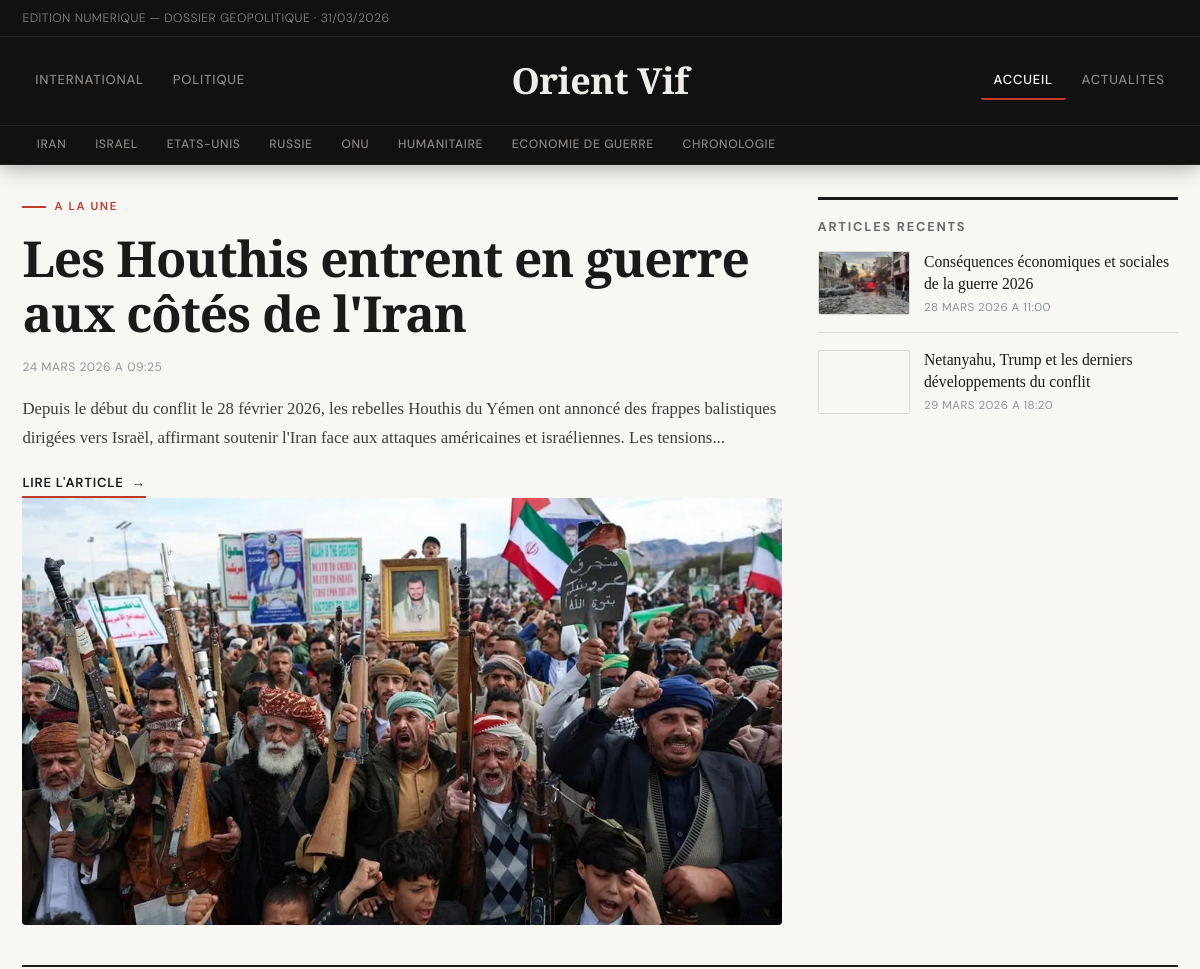
Before: / (upper part) with the older database file.
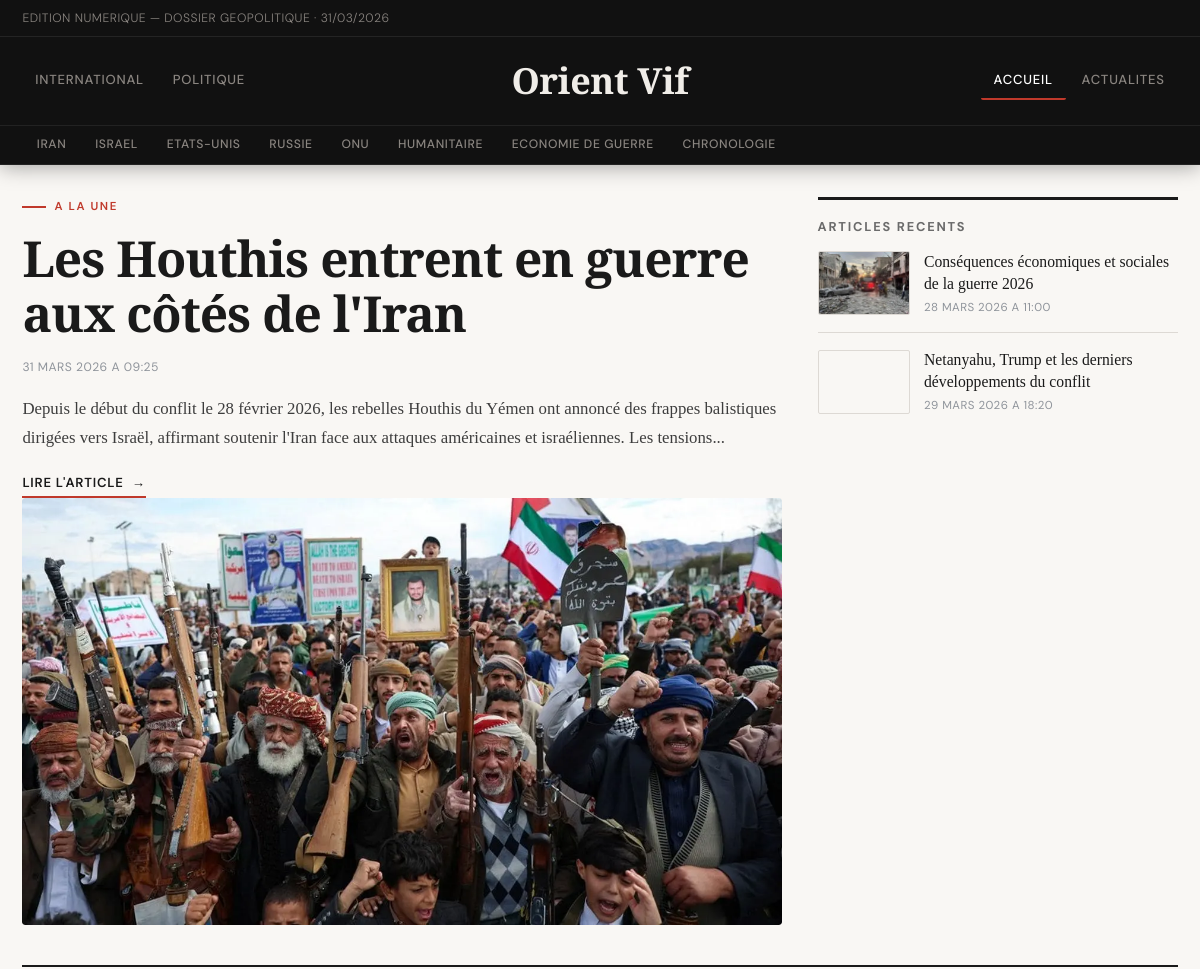
After: the same page with the newer database file.
### tables this page shows
CREATE TABLE article_images (
  id INT UNSIGNED AUTO_INCREMENT PRIMARY KEY,
  article_id INT UNSIGNED NOT NULL,
  image_kind ENUM('main', 'thumb') NOT NULL DEFAULT 'main',
  image_path VARCHAR(255) NOT NULL,
  image_alt VARCHAR(255) DEFAULT NULL,
  sort_order TINYINT UNSIGNED NOT NULL DEFAULT 1,
  created_at TIMESTAMP NOT NULL DEFAULT CURRENT_TIMESTAMP,
  CONSTRAINT fk_article_images_article
    FOREIGN KEY (article_id) REFERENCES articles(id)
    ON DELETE CASCADE,
  UNIQUE KEY uq_article_kind (article_id, image_kind),
  KEY idx_article_images_article_id (article_id)
);

CREATE TABLE articles (
  id INT UNSIGNED AUTO_INCREMENT PRIMARY KEY,
  title VARCHAR(255) NOT NULL,
  slug VARCHAR(255) NOT NULL UNIQUE,
  content TEXT NOT NULL,
  is_published TINYINT(1) NOT NULL DEFAULT 1,
  created_at TIMESTAMP NOT NULL DEFAULT CURRENT_TIMESTAMP,
  updated_at TIMESTAMP NOT NULL DEFAULT CURRENT_TIMESTAMP ON UPDATE CURRENT_TIMESTAMP
);

### src/includes/front_helpers.php (called while the page is built, shortened)
<?php
function h($value)
{
    return htmlspecialchars((string)$value, ENT_QUOTES, 'UTF-8');
}
function front_excerpt($text, $maxLength = 180)
{
    $plain = trim((string)preg_replace('/\s+/', ' ', strip_tags((string)$text)));
    return rtrim(substr($plain, 0, $maxLength - 1)) . '...';
}
function front_article_url($article)
{
    $id = isset($article['id']) ? (int)$article['id'] : 0;
    $page = 1;
    $rubrique = isset($article['rubrique']) ? (int)$article['rubrique'] : 5;
    return '/articles/guerre-iran-article-' . $id . '-' . $page . '-' . $rubrique . '.html';
}
function front_article_alt($article, $fallback = 'actualite guerre iran')
{
    if (!empty($article['image_alt'])) {
        return (string)$article['image_alt'];
    }
    return $fallback;
}
function front_article_thumb_alt($article, $fallback = 'actualite guerre iran')
{
    if (!empty($article['image_thumb_alt'])) {
        return (string)$article['image_thumb_alt'];
    }
    return front_article_alt($article, $fallback);
}
function front_local_image_url($rawPath)
{
    $path = trim((string)$rawPath);
    $normalized = '/' . ltrim($path, '/');
    $fullPath = dirname(__DIR__) . str_replace('/', DIRECTORY_SEPARATOR, $normalized);
    if (is_file($fullPath)) {
        return $normalized;
    }
    return null;
}
function front_build_thumb_path($rawPath)
{
    $path = trim((string)$rawPath);
    $dotPos = strrpos($path, '.');
    $prefix = substr($path, 0, $dotPos);
    $suffix = substr($path, $dotPos);
    return $prefix . '-thumb' . $suffix;
}
function front_article_image_src($article, $width, $height, $fallbackAlt = 'actualite guerre iran')
{
    $local = front_local_image_url(isset($article['image_url']) ? $article['image_url'] : '');
    if ($local !== null) {
        return $local;
    }
    return front_svg_placeholder(front_article_alt($article, $fallbackAlt), $width, $height);
}
function front_article_thumb_src($article, $width, $height, $fallbackAlt = 'actualite guerre iran')
{
    $thumbLocalFromDb = front_local_image_url(isset($article['image_thumb_url']) ? $article['image_thumb_url'] : '');
    if ($thumbLocalFromDb !== null) {
        return $thumbLocalFromDb;
    }
    $thumbPath = front_build_thumb_path(isset($article['image_url']) ? $article['image_url'] : '');
    $thumbLocal = front_local_image_url($thumbPath);
    return front_article_image_src($article, $width, $height, $fallbackAlt);
}
function front_fetch_articles_by_ids($ids)
{
    $cleanIds = array();
    foreach ($ids as $id) {
        $num = (int)$id;
        if ($num > 0) {
            $cleanIds[] = $num;
        }
    }
    $pdo = db();
    $placeholders = implode(',', array_fill(0, count($cleanIds), '?'));
    $rows = array();
    try {
        $sql = "SELECT
                    a.id,
                    a.title,
                    a.slug,
                    a.content,
                    ai_main.image_path AS image_url,
                    COALESCE(ai_thumb.image_path, '') AS image_thumb_url,
                    COALESCE(NULLIF(ai_main.image_alt, ''), a.title) AS image_alt,
                    COALESCE(NULLIF(ai_thumb.image_alt, ''), NULLIF(ai_main.image_alt, ''), a.title) AS image_thumb_alt,
                    a.created_at,
                    a.updated_at
                FROM articles a
                LEFT JOIN article_images ai_main
                    ON ai_main.article_id = a.id AND ai_main.image_kind = 'main'
                LEFT JOIN article_images ai_thumb
                    ON ai_thumb.article_id = a.id AND ai_thumb.image_kind = 'thumb'
                WHERE a.is_published = 1 AND a.id IN (" . $placeholders . ")";
        $stmt = $pdo->prepare($sql);
        $stmt->execute($cleanIds);
        $rows = $stmt->fetchAll(PDO::FETCH_ASSOC);
    } catch (PDOException $exception) {
        try {
            $sql = "SELECT
                        a.id,
                        a.title,
                        a.slug,
                        a.content,
                        ai_main.image_path AS image_url,
                        COALESCE(ai_thumb.image_path, '') AS image_thumb_url,
                        COALESCE(NULLIF(ai_main.image_alt, ''), a.title) AS image_alt,
                        COALESCE(NULLIF(ai_thumb.image_alt, ''), NULLIF(ai_main.image_alt, ''), a.title) AS image_thumb_alt,
                        a.created_at,
                        a.updated_at
                    FROM articles a
                    LEFT JOIN article_images ai_main
                        ON ai_main.article_id = a.id AND ai_main.image_kind = 'main'
                    LEFT JOIN article_images ai_thumb
                        ON ai_thumb.article_id = a.id AND ai_thumb.image_kind = 'thumb'
                    WHERE a.id IN (" . $placeholders . ")";
            $stmt = $pdo->prepare($sql);
            $stmt->execute($cleanIds);
            $rows = $stmt->fetchAll(PDO::FETCH_ASSOC);
        } catch (PDOException $exception) {
            $sql = 'SELECT id, title, slug, content, NULL AS image_url, NULL AS image_thumb_url, title AS image_alt, title AS image_thumb_alt, created_at, updated_at FROM articles WHERE is_published = 1 AND id IN (' . $placeholders . ')';
            $stmt = $pdo->prepare($sql);
            $stmt->execute($cleanIds);
            $rows = $stmt->fetchAll(PDO::FETCH_ASSOC);
        }
    }
    $indexed = array();
    foreach ($rows as $row) {
        $indexed[(int)$row['id']] = $row;
    }
    $ordered = array();
    foreach ($cleanIds as $id) {
        if (isset($indexed[$id])) {
            $ordered[] = $indexed[$id];
        }
    }
    return $ordered;
}
function front_format_datetime($value)
{
    try {
        $date = new DateTime((string)$value);
    } catch (Exception $exception) {
        return (string)$value;
    }
    $months = array(
        1 => 'janvier',
        2 => 'fevrier',
        3 => 'mars',
        4 => 'avril',
        5 => 'mai',
        6 => 'juin',
        7 => 'juillet',
        8 => 'aout',
        9 => 'septembre',
        10 => 'octobre',
        11 => 'novembre',
        12 => 'decembre',
    );
    $month = (int)$date->format('n');
    return $date->format('d') . ' ' . $months[$month] . ' ' . $date->format('Y') . ' a ' . $date->format('H:i');
}
function front_article_datetime_value($article)
{
    if (isset($article['updated_at']) && trim((string)$article['updated_at']) !== '') {
        return (string)$article['updated_at'];
    }
    return '';
}

### src/index.php (the view, shortened to what this page needs)
<?php
require_once __DIR__ . '/includes/front_helpers.php';
$viewRaw = isset($_GET['page']) ? (string)$_GET['page'] : 'accueil';
$view = in_array($viewRaw, array('accueil', 'actualites', 'contact'), true) ? $viewRaw : 'accueil';
$featuredList = front_fetch_articles_by_ids(array(1));
$latestArticles = front_fetch_articles_by_ids(array(5, 6));
$featuredArticle = count($featuredList) > 0 ? $featuredList[0] : null;
$sidebarLatestArticles = $latestArticles;
$activeMenu = $view === 'accueil' ? 'accueil' : $view;
$heroMainSrc = null;
$heroThumbSrc = null;
if ($featuredArticle !== null) {
    $heroMainSrc = front_article_image_src($featuredArticle, 1200, 760, 'conflit en iran article principal');
    $heroThumbSrc = front_article_thumb_src($featuredArticle, 860, 520, 'conflit en iran article principal');
}
include __DIR__ . '/includes/header.php';
?>
<main class="layout-main">
    <section class="hero-news" aria-labelledby="hero-title">
        <div class="hero-main">
            <?php if ($featuredArticle): ?>
                <div class="hero-content">
                    <p class="kicker">A la une</p>
                    <h1 id="hero-title"><?php echo h($featuredArticle['title']); ?></h1>
                    <p class="article-time"><?php echo h(front_format_datetime(front_article_datetime_value($featuredArticle))); ?></p>
                    <p class="hero-summary"><?php echo h(front_excerpt($featuredArticle['content'], 230)); ?></p>
                    <a class="link-read" href="<?php echo h(front_article_url($featuredArticle)); ?>">Lire l'article</a>
                </div>
                <div class="hero-image-wrap">
                    <picture>
                        <source media="(max-width: 800px)" srcset="<?php echo h($heroThumbSrc); ?>">
                        <img
                            src="<?php echo h($heroMainSrc); ?>"
                            alt="<?php echo h(front_article_alt($featuredArticle, 'conflit en iran article principal')); ?>"
                            width="1200"
                            height="760"
                            loading="eager"
                            fetchpriority="high"
                            decoding="async">
                    </picture>
                </div>
            <?php endif; ?>
        </div>
        <aside class="sidebar hero-sidebar" aria-labelledby="sidebar-title">
            <h2 id="sidebar-title">Articles recents</h2>
            <ul>
                <?php foreach ($sidebarLatestArticles as $recent): ?>
                    <li>
                        <a class="recent-link" href="<?php echo h(front_article_url($recent)); ?>">
                            <img
                                src="<?php echo h(front_article_thumb_src($recent, 240, 140, 'actualite recente guerre iran')); ?>"
                                alt="<?php echo h(front_article_thumb_alt($recent, 'actualite recente guerre iran')); ?>"
                                width="240"
                                height="140"
                                loading="lazy"
                                fetchpriority="low"
                                decoding="async">
                            <span class="recent-text">
                                <span class="recent-title"><?php echo h($recent['title']); ?></span>
                                <small class="recent-time"><?php echo h(front_format_datetime(front_article_datetime_value($recent))); ?></small>
                            </span>
                        </a>
                    </li>
                <?php endforeach; ?>
            </ul>
        </aside>
    </section>
</main>
<?php include __DIR__ . '/includes/footer.php'; ?>

### src/includes/header.php (shortened to what this page needs)
<?php
$cssFilePath = __DIR__ . '/assets/css/style.min.css';
$cssVersion = is_file($cssFilePath) ? (string)filemtime($cssFilePath) : '1';
?>
<!doctype html>
<html lang="fr">
<head>
    <link rel="stylesheet" href="/assets/css/style.min.css?v=<?php echo h($cssVersion); ?>">
</head>
<body>
    <header class="site-header">
        <div class="header-topline">
            <p>Edition numerique &mdash; Dossier geopolitique &middot; <?php echo date('d/m/Y'); ?></p>
        </div>
        <div class="header-main">
            <nav class="main-nav main-nav--left" aria-label="Rubriques">
                <a href="/guerre-iran-actualites.html">International</a>
                <a href="#">Politique</a>
            </nav>
            <a class="brand" href="/guerre-iran-accueil.html" aria-label="Retour a l'accueil">Orient Vif</a>
            <nav class="main-nav" aria-label="Navigation principale">
                <a class="<?php echo $activeMenu === 'accueil' ? 'is-active' : ''; ?>" href="/guerre-iran-accueil.html">Accueil</a>
                <a class="<?php echo $activeMenu === 'actualites' ? 'is-active' : ''; ?>" href="/guerre-iran-actualites.html">Actualites</a>
            </nav>
        </div>
        <nav class="subnav" aria-label="Sous-rubriques">
            <a href="#">Iran</a>
            <a href="#">Israel</a>
            <a href="#">Etats-Unis</a>
            <a href="#">Russie</a>
            <a href="#">ONU</a>
            <a href="#">Humanitaire</a>
            <a href="#">Economie de guerre</a>
            <a href="#">Chronologie</a>
        </nav>
    </header>

### src/includes/footer.php (shortened to what this page needs)
</body>
</html>

Changed rows visible on the page:
changed through a linked row, article_images "Les Houthis entrent en guerre aux côtés de l'Iran": article.updated_at "24 MARS 2026 A 09:25" → "31 MARS 2026 A 09:25"
